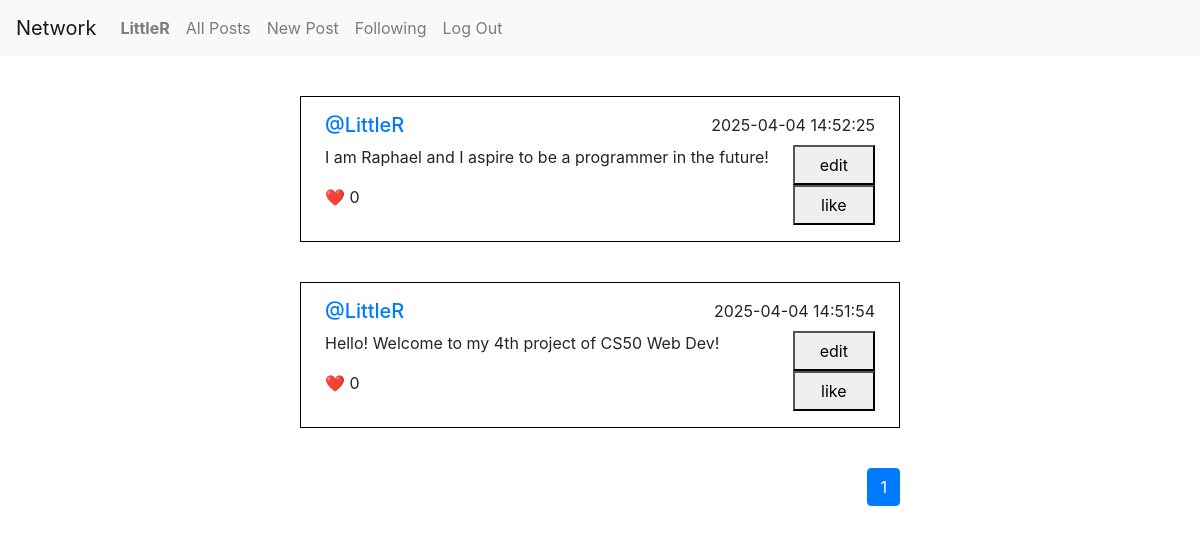
/ (signed in), run on the app's committed database.
### network/models.py (models this page shows)
class User(AbstractUser):
    pass

class Post(models.Model):
    user = models.ForeignKey(User, on_delete=models.CASCADE, related_name="user_posts")
    content = models.CharField(max_length=1024)
    datetime = models.DateTimeField(auto_now_add=True)

### network/views.py (the view)
# urls.py: path("", views.index, name="index"),
def index(request):
    post_page, page_count, page_list = get_post_page()
    return render(request, "network/index.html", {
        "post_page": post_page,
        "page_no": 1,
        "page_count": page_count,
        "page_list": page_list,
        "filter": "index"
    })

### network/views.py (called while the page is built)
def get_likes_count(post_id):
    return Like.objects.filter(post__id=post_id).count()

### network/templates/network/index.html (shortened to what this page needs)
{% extends "network/layout.html" %}
{% load static %}
{% block body %}
    <div id="posts-div">
        {% for post in post_page %}
            <div class="post-div">
                <div class="post-header-div">
                    <h5 class="post-user"><a href="{% url 'profile' post.user.id %}">@{{ post.user.username }}</a></h5>
                    <div class="post-datetime">{{ post.datetime }}</div>
                </div>
                <div class="post-content-div">
                    <p class="post-content">{{ post.content }}</p>
                    {% if user.id == post.user.id %}
                        <button class="edit-post-button" onclick="edit_post(this)">edit</button>
                    {% endif %}
                </div>
                <div class="post-like-div">
                    <p class="post-likes">❤️ <span class="likes-count">{{ post.likes_count }}</span></p>
                    <button class="like-post-button" onclick="like_post(this)">like</button>
                </div>
            </div>
        {% endfor %}
        {% if post_page %}
            <nav aria-label="Page navigation example" id="pagination-nav">
                <ul class="pagination">
                    {% for num in page_list %}
                        {% if num == page_no %}
                            <li class="page-item active" aria-current="page">
                                <a class="page-link" href="#">{{ num }}</a>
                            </li>
                        {% else %}
                            <li class="page-item">
                                <a class="page-link" data-page="{{ num }}" onclick="fetch_page(this, '{{ filter }}')">{{ num }}</a>
                            </li>
                        {% endif %}
                    {% endfor %}
                </ul>
            </nav>
        {% endif %}
    </div>
{% endblock %}

### network/templates/network/layout.html (shortened to what this page needs)
{% load static %}
<!DOCTYPE html>
<html lang="en">
    <head>
        <link rel="stylesheet" href="https://stackpath.bootstrapcdn.com/bootstrap/4.4.1/css/bootstrap.min.css">
        <link href="{% static 'network/css/styles.css' %}" rel="stylesheet">
    </head>
    <body>
        <nav class="navbar navbar-expand-lg navbar-light bg-light">
            <a class="navbar-brand" href="#">Network</a>
            <div>
              <ul class="navbar-nav mr-auto">
                {% if user.is_authenticated %}
                    <li class="nav-item">
                        <a class="nav-link" href="{% url 'profile' user.id %}"><strong>{{ user.username }}</strong></a>
                    </li>
                {% endif %}
                <li class="nav-item">
                  <a class="nav-link" href="{% url 'index' %}">All Posts</a>
                </li>
                {% if user.is_authenticated %}
                    <li class="nav-item">
                        <a class="nav-link" href="{% url 'new-post' %}">New Post</a>
                    </li>
                    <li class="nav-item">
                        <a class="nav-link" href="{% url 'following' %}">Following</a>
                    </li>
                    <li class="nav-item">
                        <a class="nav-link" href="{% url 'logout' %}">Log Out</a>
                    </li>
                {% endif %}
              </ul>
            </div>
          </nav>
        <div class="body">
            {% block body %}
            {% endblock %}
        </div>
    </body>
</html>

### network/static/network/css/styles.css (style rules this page uses)
#posts-div { width: 50vw; margin: auto; position: relative; }
.post-div { width: 100%; margin-top: 5vh; padding: 2vh 2vw; border: solid black 1px; }
.post-header-div, .post-content-div, .post-like-div { display: flex; flex-direction: row; justify-content: space-between; }
.edit-post-button, .confirm-post-button, .like-post-button { height: 5vh; width: 15%; }
.post-content, .content-textarea { width: 85%; resize: none; }
#pagination-nav { position: absolute; right: 0; margin-top: 5vh; }

### data on the page
User: username "LittleR", user.username "LittleR" "LittleR"
Post: content "I am Raphael and I aspire to be a programmer in the future!"
Post: content "Hello! Welcome to my 4th project of CS50 Web Dev!"

### other printed values
{{ post.datetime }} "2025-04-04 14:52:25" "2025-04-04 14:51:54"
{{ post.likes_count }} "0" "0"
{{ num }} "1"
